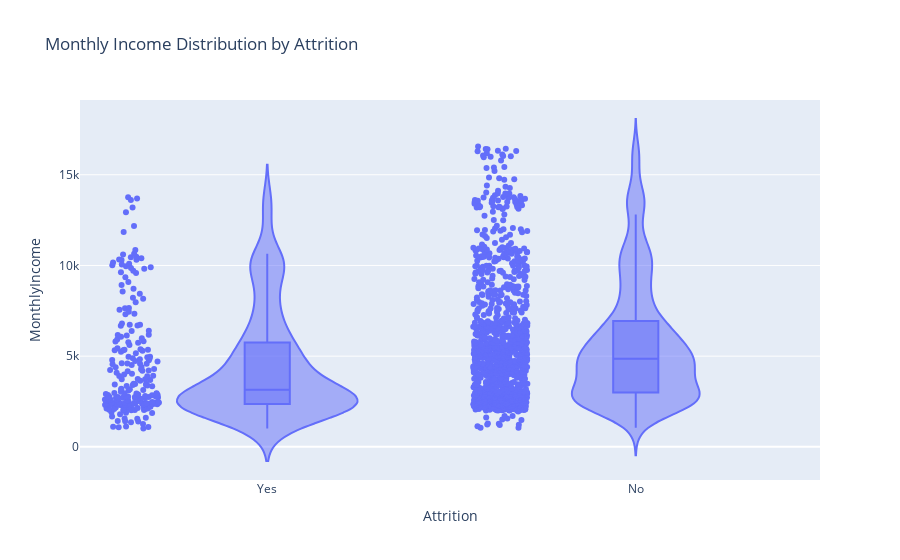

Notebook source saved alongside this figure:
### Code cell
# Monthly Income Distribution
fig = px.violin(clean_df, y='MonthlyIncome', x='Attrition', 
                box=True, points='all',
                title='Monthly Income Distribution by Attrition')
fig.show()

### Figure 1 — Plotly figure (JSON) as saved in the notebook; plotly's stock layout.template omitted (floating-point values rounded to 4 significant figures; data arrays with more than 128 entries replaced by an {"elided": "..."} marker saying what was removed)
{"data": [{"alignmentgroup": "True", "box": {"visible": true}, "hovertemplate": "Attrition=%{x}<br>MonthlyIncome=%{y}<extra></extra>", "legendgroup": "", "marker": {"color": "#636efa"}, "name": "", "offsetgroup": "", "orientation": "v", "points": "all", "scalegroup": "True", "showlegend": false, "type": "violin", "x": {"elided": "1356 str values"}, "x0": " ", "xaxis": "x", "y": {"elided": "1356 int values"}, "y0": " ", "yaxis": "y"}], "layout": {"autosize": true, "legend": {"tracegroupgap": 0}, "title": {"text": "Monthly Income Distribution by Attrition"}, "violinmode": "group", "xaxis": {"anchor": "y", "autorange": true, "domain": [0, 1], "range": [-0.5064, 1.5], "title": {"text": "Attrition"}, "type": "category"}, "yaxis": {"anchor": "x", "autorange": true, "domain": [0, 1], "range": [-1828.0, 19120.0], "title": {"text": "MonthlyIncome"}, "type": "linear"}}}
